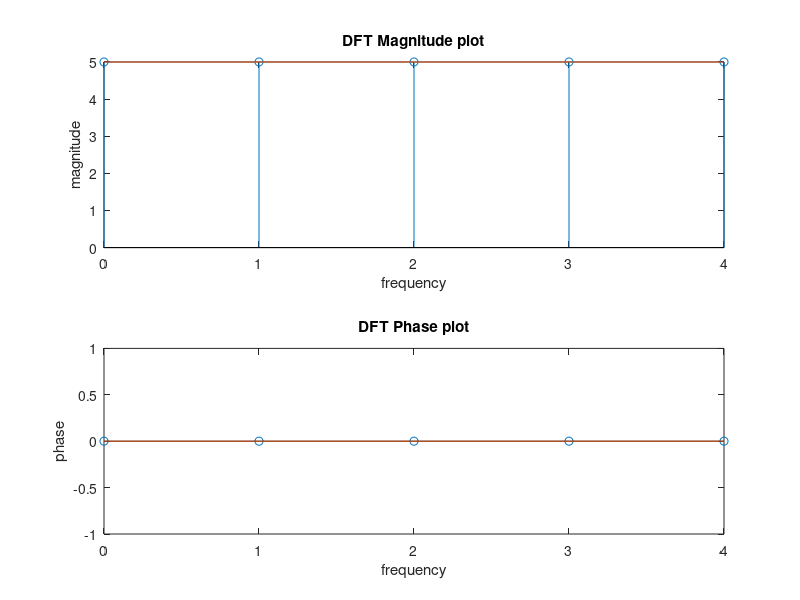

Write MATLAB code to recreate this figure.
clc;
clear all;
close all;
xn = input('Enter the input x(n): ');
N = input('Enter the no. of points: ');
L = length(xn);
if(N<L)
    error('N should be greater than or equal to L: ');
end
x = [xn zeros(1,N-L)];
X = zeros(N,1);
for k = 0:N-1
    for n = 0:N-1
        X(k+1) = X(k+1) + x(n+1)*exp(-i*2*pi*k*n/N);
    end 
end

disp('X');
disp(X);
disp('Without using built-in function');
disp(round(X));
disp('Using built-in function');
disp(fft(x));
n=0:L-1;
K=n';
W=exp(-1i*2*pi*(K*n)/N);
Y=x.*W;
disp('Using twiddle factor');
disp(Y);

%magnitude spectrum
subplot(2,1,1);
k = 0:N-1;
magx = abs(X);
stem(k,magx);
hold on;
plot(k,magx);
xlabel('frequency');
ylabel('magnitude');
title('DFT Magnitude plot')

%phase spectrum
subplot(2,1,2);
phasex = angle(X);
stem(k,phasex);
hold on;
plot(k,phasex);
xlabel('frequency');
ylabel('phase');
title('DFT Phase plot')

7